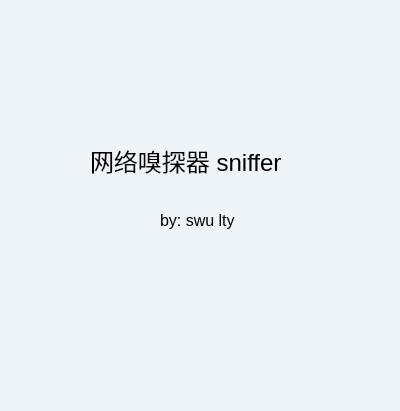
<?xml version="1.0" encoding="UTF-8"?>
<ui version="4.0">
 <class>About</class>
 <widget class="QDialog" name="About">
  <property name="geometry">
   <rect>
    <x>0</x>
    <y>0</y>
    <width>400</width>
    <height>411</height>
   </rect>
  </property>
  <property name="windowTitle">
   <string>关于</string>
  </property>
  <property name="styleSheet">
   <string notr="true">background:rgb(239, 244, 249)</string>
  </property>
  <widget class="QLabel" name="label">
   <property name="geometry">
    <rect>
     <x>90</x>
     <y>140</y>
     <width>211</width>
     <height>41</height>
    </rect>
   </property>
   <property name="font">
    <font>
     <family>Microsoft YaHei UI</family>
     <pointsize>11</pointsize>
    </font>
   </property>
   <property name="text">
    <string>&lt;html&gt;&lt;head/&gt;&lt;body&gt;&lt;p&gt;&lt;span style=&quot; font-size:18pt;&quot;&gt;网络嗅探器 sniffer&lt;/span&gt;&lt;/p&gt;&lt;/body&gt;&lt;/html&gt;</string>
   </property>
  </widget>
  <widget class="QLabel" name="label_2">
   <property name="geometry">
    <rect>
     <x>160</x>
     <y>200</y>
     <width>91</width>
     <height>41</height>
    </rect>
   </property>
   <property name="font">
    <font>
     <family>Microsoft YaHei UI</family>
     <pointsize>11</pointsize>
    </font>
   </property>
   <property name="text">
    <string>&lt;html&gt;&lt;head/&gt;&lt;body&gt;&lt;p&gt;&lt;span style=&quot; font-size:12pt;&quot;&gt;by: swu lty&lt;/span&gt;&lt;/p&gt;&lt;/body&gt;&lt;/html&gt;</string>
   </property>
  </widget>
 </widget>
 <resources/>
 <connections/>
</ui>
